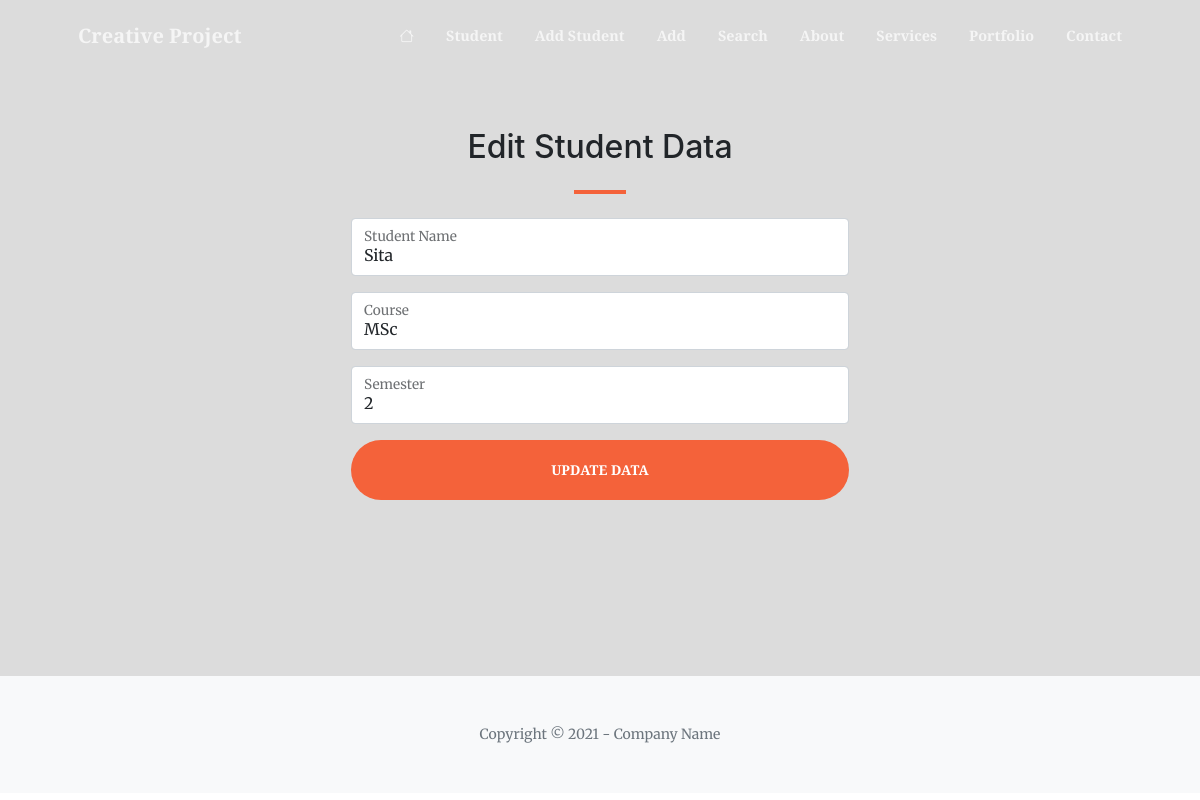
Page /editStudent/11 on the committed database.
### myapp/models.py (models this page shows, shortened)
class Student(models.Model):
    sname = models.CharField(max_length=100)
    course = models.CharField(max_length=50)
    sem = models.IntegerField()
    class Meta:
        ordering = ['sname']

### myapp/views.py (the view, shortened to what this page needs)
# urls.py: path('editStudent/<sid>', views.student_edit, name="student_edit"),    # myapp.view.py : Access the Home Page
def student_edit(request, sid):
	studObj = Student.objects.get(id = sid)
	return render(request, 'creative/student_edit_form.html', {'rec':studObj})

### templates/creative/student_edit_form.html (shortened to what this page needs)
{% extends '../theme.html' %}
{% load static %}
{% block content %}
<section class="page-section" id="contact" style="background-color:#dcdcdc;">
    <div class="container px-4 px-lg-5">
        <div class="row gx-4 gx-lg-5 justify-content-center">
            <div class="col-lg-8 col-xl-6 text-center">
                <h2 class="mt-0">Edit Student Data</h2>
                <hr class="divider" />
            </div>
        </div>
        <div class="row gx-4 gx-lg-5 justify-content-center mb-5">
            <div class="col-lg-6">
                <form id="editStudentForm" action="{% url 'student_edit' rec.id %}" method="post">
                    <div class="form-floating mb-3">
                        <input class="form-control" id="sname" name="sname" type="text" value="{{rec.sname}}" placeholder="Enter the student name..." data-sb-validations="required" />
                        <label for="name">Student Name</label>
                    </div>
                    <div class="form-floating mb-3">
                        <input class="form-control" id="course" name="course" type="text" value="{{rec.course}}" placeholder="Enter the course..." data-sb-validations="required" />
                        <label for="name">Course</label>
                    </div>
                    <div class="form-floating mb-3">
                        <input class="form-control" id="sem" name="sem" type="number" value="{{rec.sem}}" placeholder="Enter the semester..." data-sb-validations="required" />
                        <label for="name">Semester</label>
                    </div>
                    <div class="d-grid">
                        <input class="btn btn-primary btn-xl" id="submitButton" type="submit" value="Update Data">
                    </div>
                </form>
            </div>
        </div>
    </div>
</section>
{% endblock %}

### rows in the picture
Student: sname "Sita", course "MSc", sem "2"
